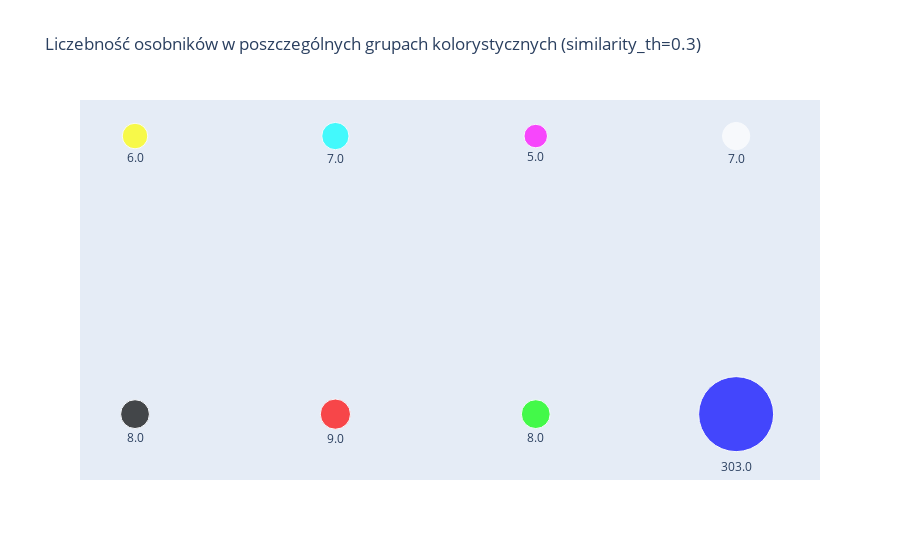
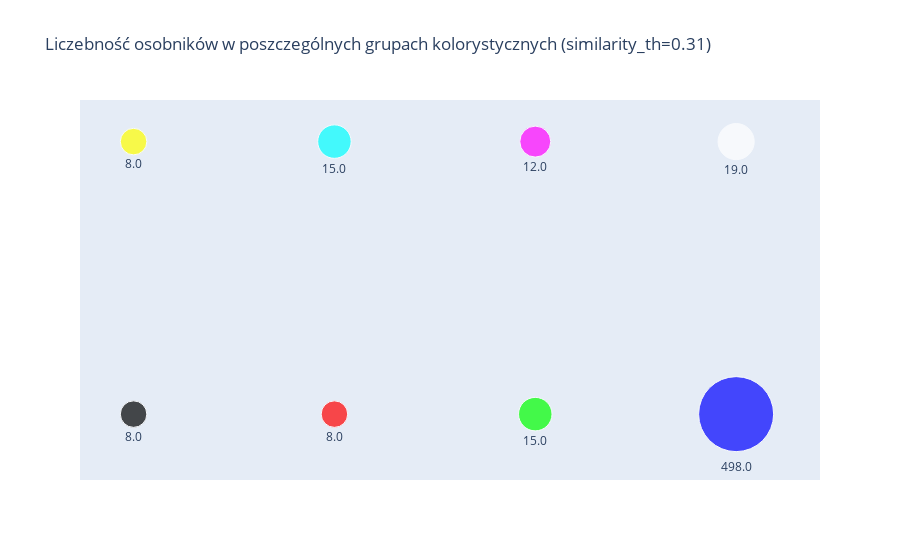
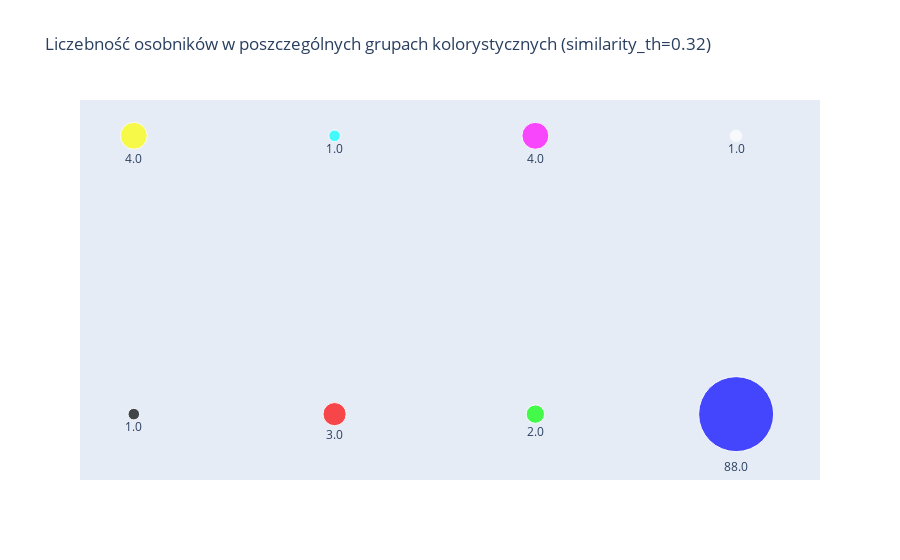

The notebook cell saved with these charts, in order:
### Code cell
for i, population in enumerate(results):
    if len(population) > 0:
        group_counts = ColorGrouping.population_to_group_counts(population)

        sth = np.round(similarity_th[i], 2)

        ColorGrouping.group_colors_plot(
            group_counts,
            title=f"Liczebność osobników w poszczególnych grupach kolorystycznych (similarity_th={sth})"
        ).show()

### Figure 1 — Plotly figure (JSON) as saved in the notebook; plotly's stock layout.template omitted (floating-point values rounded to 4 significant figures)
{"data": [{"marker": {"color": ["rgb(0, 0, 0)", "rgb(255, 0, 0)", "rgb(0, 255, 0)", "rgb(0, 0, 255)", "rgb(255, 255, 0)", "rgb(0, 255, 255)", "rgb(255, 0, 255)", "rgb(255, 255, 255)"], "size": [28.82, 30.21, 28.82, 75, 25.53, 27.28, 23.51, 27.28]}, "mode": "markers+text", "text": ["8.0", "9.0", "8.0", "303.0", "6.0", "7.0", "5.0", "7.0"], "textposition": "bottom center", "type": "scatter", "x": [0, 1, 2, 3, 0, 1, 2, 3], "y": [0, 0, 0, 0, 2, 2, 2, 2]}], "layout": {"title": {"text": "Liczebność osobników w poszczególnych grupach kolorystycznych (similarity_th=0.3)"}, "xaxis": {"visible": false}, "yaxis": {"visible": false}}}

### Figure 2 — Plotly figure (JSON) as saved in the notebook; plotly's stock layout.template omitted (floating-point values rounded to 4 significant figures)
{"data": [{"marker": {"color": ["rgb(0, 0, 0)", "rgb(255, 0, 0)", "rgb(0, 255, 0)", "rgb(0, 0, 255)", "rgb(255, 255, 0)", "rgb(0, 255, 255)", "rgb(255, 0, 255)", "rgb(255, 255, 255)"], "size": [26.53, 26.53, 33.47, 75, 26.53, 33.47, 30.96, 36.17]}, "mode": "markers+text", "text": ["8.0", "8.0", "15.0", "498.0", "8.0", "15.0", "12.0", "19.0"], "textposition": "bottom center", "type": "scatter", "x": [0, 1, 2, 3, 0, 1, 2, 3], "y": [0, 0, 0, 0, 2, 2, 2, 2]}], "layout": {"title": {"text": "Liczebność osobników w poszczególnych grupach kolorystycznych (similarity_th=0.31)"}, "xaxis": {"visible": false}, "yaxis": {"visible": false}}}

### Figure 3 — Plotly figure (JSON) as saved in the notebook; plotly's stock layout.template omitted (floating-point values rounded to 4 significant figures)
{"data": [{"marker": {"color": ["rgb(0, 0, 0)", "rgb(255, 0, 0)", "rgb(0, 255, 0)", "rgb(0, 0, 255)", "rgb(255, 255, 0)", "rgb(0, 255, 255)", "rgb(255, 0, 255)", "rgb(255, 255, 255)"], "size": [11.58, 23.16, 18.36, 75, 26.89, 11.58, 26.89, 11.58]}, "mode": "markers+text", "text": ["1.0", "3.0", "2.0", "88.0", "4.0", "1.0", "4.0", "1.0"], "textposition": "bottom center", "type": "scatter", "x": [0, 1, 2, 3, 0, 1, 2, 3], "y": [0, 0, 0, 0, 2, 2, 2, 2]}], "layout": {"title": {"text": "Liczebność osobników w poszczególnych grupach kolorystycznych (similarity_th=0.32)"}, "xaxis": {"visible": false}, "yaxis": {"visible": false}}}
